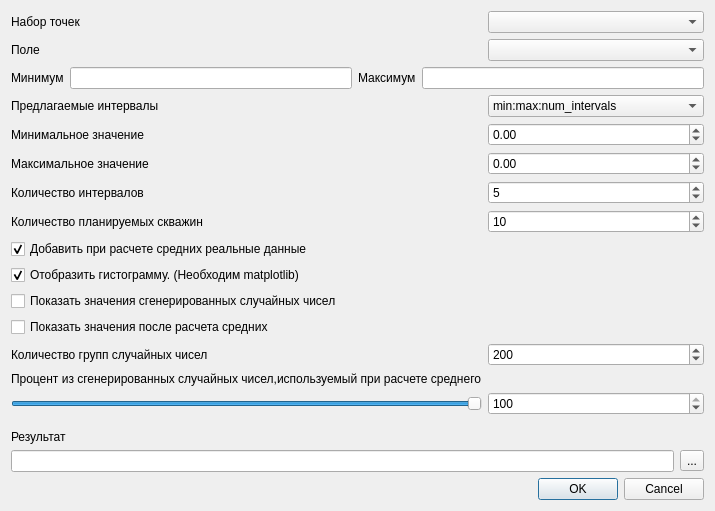
<?xml version="1.0" encoding="UTF-8"?>
<ui version="4.0">
 <class>Dialog</class>
 <widget class="QDialog" name="Dialog">
  <property name="geometry">
   <rect>
    <x>0</x>
    <y>0</y>
    <width>715</width>
    <height>505</height>
   </rect>
  </property>
  <property name="windowTitle">
   <string>Распределение параметров</string>
  </property>
  <property name="locale">
   <locale language="C" country="AnyCountry"/>
  </property>
  <layout class="QGridLayout" name="gridLayout" columnstretch="0,1">
   <item row="1" column="0">
    <widget class="QLabel" name="label_2">
     <property name="text">
      <string>Поле</string>
     </property>
    </widget>
   </item>
   <item row="7" column="1">
    <widget class="QSpinBox" name="mNumPlanedWells">
     <property name="maximum">
      <number>999999999</number>
     </property>
     <property name="value">
      <number>10</number>
     </property>
    </widget>
   </item>
   <item row="6" column="1">
    <widget class="QSpinBox" name="mNumIntervals">
     <property name="minimum">
      <number>1</number>
     </property>
     <property name="maximum">
      <number>999999999</number>
     </property>
     <property name="value">
      <number>5</number>
     </property>
    </widget>
   </item>
   <item row="3" column="0">
    <widget class="QLabel" name="label_5">
     <property name="text">
      <string>Предлагаемые интервалы</string>
     </property>
    </widget>
   </item>
   <item row="4" column="1">
    <widget class="QDoubleSpinBox" name="mMinValue">
     <property name="locale">
      <locale language="C" country="AnyCountry"/>
     </property>
     <property name="minimum">
      <double>-999999999.000000000000000</double>
     </property>
     <property name="maximum">
      <double>999999999.000000000000000</double>
     </property>
    </widget>
   </item>
   <item row="7" column="0">
    <widget class="QLabel" name="label_9">
     <property name="text">
      <string>Количество планируемых скважин</string>
     </property>
    </widget>
   </item>
   <item row="16" column="1">
    <spacer name="verticalSpacer">
     <property name="orientation">
      <enum>Qt::Vertical</enum>
     </property>
     <property name="sizeHint" stdset="0">
      <size>
       <width>20</width>
       <height>40</height>
      </size>
     </property>
    </spacer>
   </item>
   <item row="5" column="1">
    <widget class="QDoubleSpinBox" name="mMaxValue">
     <property name="locale">
      <locale language="C" country="AnyCountry"/>
     </property>
     <property name="minimum">
      <double>-999999999.000000000000000</double>
     </property>
     <property name="maximum">
      <double>999999999.000000000000000</double>
     </property>
     <property name="value">
      <double>0.000000000000000</double>
     </property>
    </widget>
   </item>
   <item row="1" column="1">
    <widget class="QComboBox" name="mFieldComboBox"/>
   </item>
   <item row="2" column="0" colspan="2">
    <layout class="QGridLayout" name="gridLayout_2">
     <property name="topMargin">
      <number>0</number>
     </property>
     <item row="0" column="0">
      <widget class="QLabel" name="label_3">
       <property name="text">
        <string>Минимум</string>
       </property>
      </widget>
     </item>
     <item row="0" column="2">
      <widget class="QLabel" name="label_4">
       <property name="text">
        <string>Максимум</string>
       </property>
      </widget>
     </item>
     <item row="0" column="1">
      <widget class="QLineEdit" name="mMinDataValue">
       <property name="readOnly">
        <bool>true</bool>
       </property>
      </widget>
     </item>
     <item row="0" column="3">
      <widget class="QLineEdit" name="mMaxDataValue">
       <property name="readOnly">
        <bool>true</bool>
       </property>
      </widget>
     </item>
    </layout>
   </item>
   <item row="6" column="0">
    <widget class="QLabel" name="label_8">
     <property name="text">
      <string>Количество интервалов</string>
     </property>
    </widget>
   </item>
   <item row="17" column="0" colspan="2">
    <widget class="QDialogButtonBox" name="buttonBox">
     <property name="orientation">
      <enum>Qt::Horizontal</enum>
     </property>
     <property name="standardButtons">
      <set>QDialogButtonBox::Cancel|QDialogButtonBox::Ok</set>
     </property>
    </widget>
   </item>
   <item row="3" column="1">
    <widget class="QComboBox" name="mPredefinedIntervals">
     <item>
      <property name="text">
       <string>min:max:num_intervals</string>
      </property>
     </item>
     <item>
      <property name="text">
       <string>0.03:0.06:6</string>
      </property>
     </item>
     <item>
      <property name="text">
       <string>0:1:5</string>
      </property>
     </item>
     <item>
      <property name="text">
       <string>25:43:5</string>
      </property>
     </item>
     <item>
      <property name="text">
       <string>0:35:7</string>
      </property>
     </item>
     <item>
      <property name="text">
       <string>0.04:0.08:4</string>
      </property>
     </item>
    </widget>
   </item>
   <item row="0" column="1">
    <widget class="QComboBox" name="mMapLayerComboBox"/>
   </item>
   <item row="5" column="0">
    <widget class="QLabel" name="label_7">
     <property name="text">
      <string>Максимальное значение</string>
     </property>
    </widget>
   </item>
   <item row="13" column="0">
    <widget class="QLabel" name="label_11">
     <property name="text">
      <string>Процент из сгенерированных случайных чисел,используемый при расчете среднего</string>
     </property>
    </widget>
   </item>
   <item row="12" column="1">
    <widget class="QSpinBox" name="in_nrnd_grp">
     <property name="minimum">
      <number>1</number>
     </property>
     <property name="maximum">
      <number>99999</number>
     </property>
     <property name="value">
      <number>200</number>
     </property>
    </widget>
   </item>
   <item row="0" column="0">
    <widget class="QLabel" name="label">
     <property name="text">
      <string>Набор точек</string>
     </property>
    </widget>
   </item>
   <item row="4" column="0">
    <widget class="QLabel" name="label_6">
     <property name="text">
      <string>Минимальное значение</string>
     </property>
    </widget>
   </item>
   <item row="8" column="0">
    <widget class="QCheckBox" name="in_addsource">
     <property name="text">
      <string>Добавить при расчете средних реальные данные</string>
     </property>
     <property name="checked">
      <bool>true</bool>
     </property>
    </widget>
   </item>
   <item row="11" column="0">
    <widget class="QCheckBox" name="in_show_gridavg">
     <property name="text">
      <string>Показать значения после расчета средних</string>
     </property>
    </widget>
   </item>
   <item row="9" column="0">
    <widget class="QCheckBox" name="in_show_graph">
     <property name="text">
      <string>Отобразить гистограмму. (Необходим matplotlib)</string>
     </property>
     <property name="checked">
      <bool>true</bool>
     </property>
    </widget>
   </item>
   <item row="10" column="0">
    <widget class="QCheckBox" name="in_show_grid">
     <property name="text">
      <string>Показать значения сгенерированных случайных чисел</string>
     </property>
    </widget>
   </item>
   <item row="14" column="0">
    <widget class="QSlider" name="in_rnd_avg_prc">
     <property name="maximum">
      <number>100</number>
     </property>
     <property name="value">
      <number>100</number>
     </property>
     <property name="orientation">
      <enum>Qt::Horizontal</enum>
     </property>
    </widget>
   </item>
   <item row="14" column="1">
    <widget class="QSpinBox" name="percentSpinBox">
     <property name="maximum">
      <number>100</number>
     </property>
     <property name="value">
      <number>100</number>
     </property>
    </widget>
   </item>
   <item row="12" column="0">
    <widget class="QLabel" name="label_10">
     <property name="text">
      <string>Количество групп случайных чисел</string>
     </property>
    </widget>
   </item>
   <item row="15" column="0" colspan="2">
    <layout class="QGridLayout" name="gridLayout_3">
     <property name="topMargin">
      <number>9</number>
     </property>
     <item row="1" column="0">
      <widget class="QLineEdit" name="mOutputLineEdit"/>
     </item>
     <item row="1" column="1">
      <widget class="QToolButton" name="mOutputToolButton">
       <property name="text">
        <string>...</string>
       </property>
      </widget>
     </item>
     <item row="0" column="0">
      <widget class="QLabel" name="label_12">
       <property name="text">
        <string>Результат</string>
       </property>
      </widget>
     </item>
    </layout>
   </item>
  </layout>
 </widget>
 <resources/>
 <connections>
  <connection>
   <sender>buttonBox</sender>
   <signal>accepted()</signal>
   <receiver>Dialog</receiver>
   <slot>accept()</slot>
   <hints>
    <hint type="sourcelabel">
     <x>245</x>
     <y>495</y>
    </hint>
    <hint type="destinationlabel">
     <x>157</x>
     <y>274</y>
    </hint>
   </hints>
  </connection>
  <connection>
   <sender>buttonBox</sender>
   <signal>rejected()</signal>
   <receiver>Dialog</receiver>
   <slot>reject()</slot>
   <hints>
    <hint type="sourcelabel">
     <x>313</x>
     <y>495</y>
    </hint>
    <hint type="destinationlabel">
     <x>286</x>
     <y>274</y>
    </hint>
   </hints>
  </connection>
  <connection>
   <sender>in_rnd_avg_prc</sender>
   <signal>valueChanged(int)</signal>
   <receiver>percentSpinBox</receiver>
   <slot>setValue(int)</slot>
   <hints>
    <hint type="sourcelabel">
     <x>181</x>
     <y>366</y>
    </hint>
    <hint type="destinationlabel">
     <x>566</x>
     <y>363</y>
    </hint>
   </hints>
  </connection>
  <connection>
   <sender>percentSpinBox</sender>
   <signal>editingFinished()</signal>
   <receiver>Dialog</receiver>
   <slot>percentSpinBox_editingFinished()</slot>
   <hints>
    <hint type="sourcelabel">
     <x>611</x>
     <y>366</y>
    </hint>
    <hint type="destinationlabel">
     <x>409</x>
     <y>418</y>
    </hint>
   </hints>
  </connection>
  <connection>
   <sender>mOutputToolButton</sender>
   <signal>clicked()</signal>
   <receiver>Dialog</receiver>
   <slot>mOutputToolButton_clicked()</slot>
   <hints>
    <hint type="sourcelabel">
     <x>690</x>
     <y>422</y>
    </hint>
    <hint type="destinationlabel">
     <x>667</x>
     <y>436</y>
    </hint>
   </hints>
  </connection>
 </connections>
 <slots>
  <slot>percentSpinBox_editingFinished()</slot>
  <slot>mOutputToolButton_clicked()</slot>
 </slots>
</ui>
